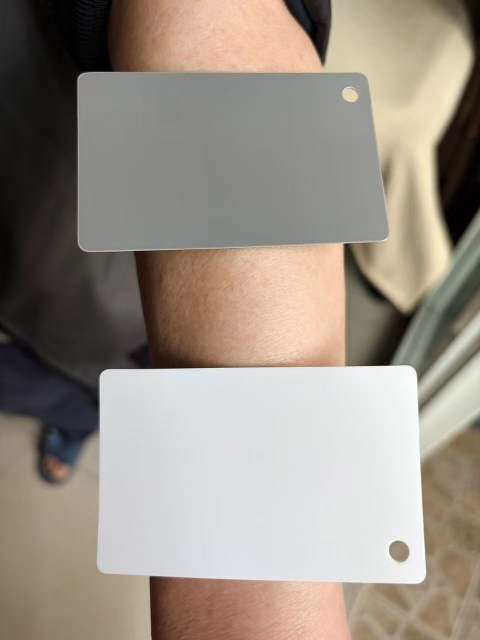
#> input picture data/1.jpg, 960 x 1280 px (shown at 1/2 size); its folder holds only this picture in this run
$ python visualize_data_report.py   (older library calls are emulated)
#> lines starting #> are read from the running program, lines starting #| are printed output that depends on the picture; after the words box and inside, x2 and y2 are one past the last pixel; in counts of white or black regions, pixels touching at a corner belong together
#> in main, image is the input picture: shape (1280, 960, 3); mean B, G, R 133.8, 144.1, 153.5
### ita/core/quality_checker.py
"""
图像质量评估模块

实时检测拍照质量：模糊度、亮度分布、反光、白纸检测、皮肤覆盖、手机倾斜角度。
为拍照引导提供实时反馈。
"""

import cv2
import numpy as np
from typing import Dict, Tuple, Optional


class QualityChecker:
    """图像质量检测器：实时评估拍照是否达标"""

    def __init__(self):
        # 质量阈值
        self.BLUR_THRESHOLD = 80.0        # Laplacian 方差阈值
        self.BRIGHTNESS_MIN = 40.0         # 最低平均亮度
        self.BRIGHTNESS_MAX = 230.0        # 最高平均亮度
        self.BRIGHTNESS_STD_MIN = 20.0     # 亮度标准差最小值（过均匀=过曝）
        self.GLARE_THRESHOLD = 0.03        # 反光面积占比阈值
        self.WHITE_AREA_MIN_RATIO = 0.08   # 白纸最小面积占比
        self.SKIN_AREA_MIN_RATIO = 0.10    # 皮肤最小面积占比
        self.TILT_ANGLE_MAX = 15.0         # 最大允许倾斜角度（度）
        self.OVERLAP_RATIO_MAX = 0.15      # 白纸与皮肤重叠比例上限

    def check_all(self, image: np.ndarray) -> Dict:
        """
        执行全部质量检查

        Args:
            image: BGR 格式输入图像

        Returns:
            质量评估结果字典
        """
        if image is None or image.size == 0:
            return self._empty_result("无效图像")

        checks = {}

        # 1. 模糊检测
        checks["blur"] = self.check_blur(image)

        # 2. 亮度检查
        checks["brightness"] = self.check_brightness(image)

        # 3. 反光检测
        checks["glare"] = self.check_glare(image)

        # 4. 白纸检测
        checks["white_paper"] = self.check_white_paper(image)

        # 5. 皮肤覆盖
        checks["skin_coverage"] = self.check_skin_coverage(
            image, checks["white_paper"].get("mask")
        )

        # 6. 白纸与皮肤重叠检测
        checks["overlap"] = self.check_overlap(
            checks["white_paper"].get("mask"),
            checks["skin_coverage"].get("mask")
        )

        # 7. 手机倾斜检测
        checks["tilt"] = self.check_tilt(checks["white_paper"])

        # 综合评分
        score, ready = self._calculate_score(checks)

        return {
            "score": score,
            "ready": ready,
            "checks": checks,
            "tips": self._generate_tips(checks, ready),
        }

    def check_blur(self, image: np.ndarray) -> Dict:
        """
        检测图像模糊度

        使用 Laplacian 方差法：方差越高越清晰

        Returns:
            {"score": float, "blurry": bool, "variance": float}
        """
        gray = cv2.cvtColor(image, cv2.COLOR_BGR2GRAY)
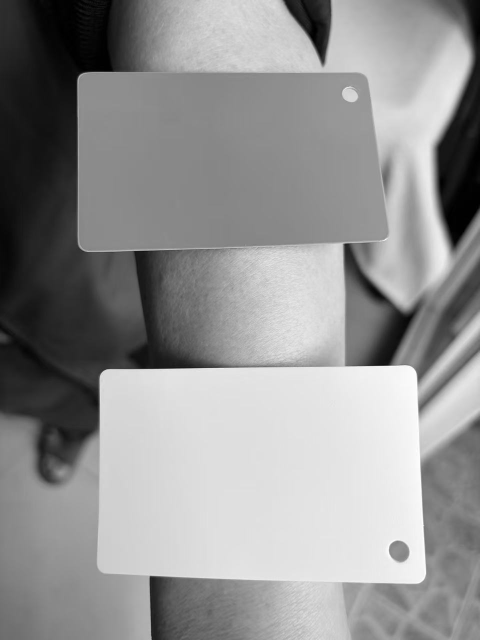
#> gray: shape (1280, 960) (shown at 1/2 size); min 0, max 255, mean 145.7
        variance = cv2.Laplacian(gray, cv2.CV_64F).var()
#> variance = 36.41

        blurry = variance < self.BLUR_THRESHOLD
#> blurry = True
        # 归一化到 0-1（方差越大越好）
        score = min(variance / 300.0, 1.0)
#> score = 0.121

        return {
            "score": round(score, 2),
            "blurry": blurry,
            "variance": round(variance, 1),
        }

    def check_brightness(self, image: np.ndarray) -> Dict:
        """
        检查图像亮度

        检查整体亮度是否在合理范围内，以及是否过曝（亮度过于均匀）

        Returns:
            {"score": float, "level": str, "mean": float, "std": float}
        """
        gray = cv2.cvtColor(image, cv2.COLOR_BGR2GRAY)
        mean_val = np.mean(gray)
#> mean_val = 145.7
        std_val = np.std(gray)
#> std_val = 68.6

        # 判断亮度等级
        if mean_val < self.BRIGHTNESS_MIN:
            level = "too_dark"
            score = 0.2
        elif mean_val > self.BRIGHTNESS_MAX:
            level = "too_bright"
            score = 0.3
        elif std_val < self.BRIGHTNESS_STD_MIN:
            level = "overexposed"  # 过曝导致反差不足
            score = 0.4
        else:
            level = "good"
            # 在合理范围内，越接近中间值分数越高
            ideal = (self.BRIGHTNESS_MAX + self.BRIGHTNESS_MIN) / 2
            deviation = abs(mean_val - ideal) / (self.BRIGHTNESS_MAX - self.BRIGHTNESS_MIN)
#> deviation = 0.0565
            score = max(1.0 - deviation, 0.5)
#> score = 0.943

        return {
            "score": round(score, 2),
            "level": level,
            "mean": round(mean_val, 1),
            "std": round(std_val, 1),
        }

    def check_glare(self, image: np.ndarray) -> Dict:
        """
        检测反光区域

        通过检测过亮的饱和像素区域来判断反光

        Returns:
            {"score": float, "has_glare": bool, "ratio": float}
        """
        hsv = cv2.cvtColor(image, cv2.COLOR_BGR2HSV)
#> hsv: shape (1280, 960, 3); mean H, S, V 42.7, 41.8, 154.7
        h, s, v = cv2.split(hsv)
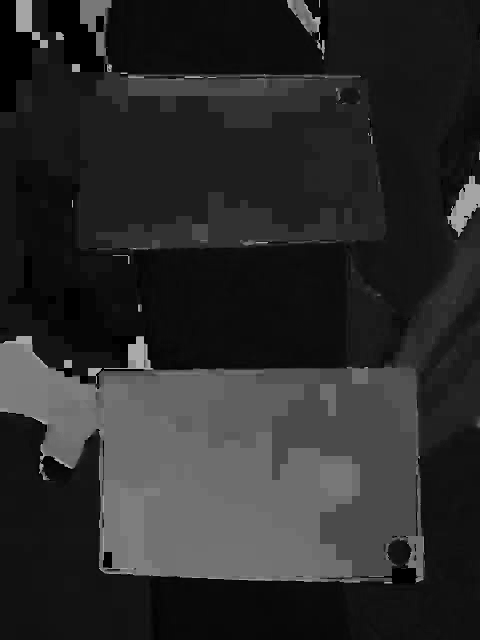
#> h: shape (1280, 960) (shown at 1/2 size); min 0, max 179, mean 42.7
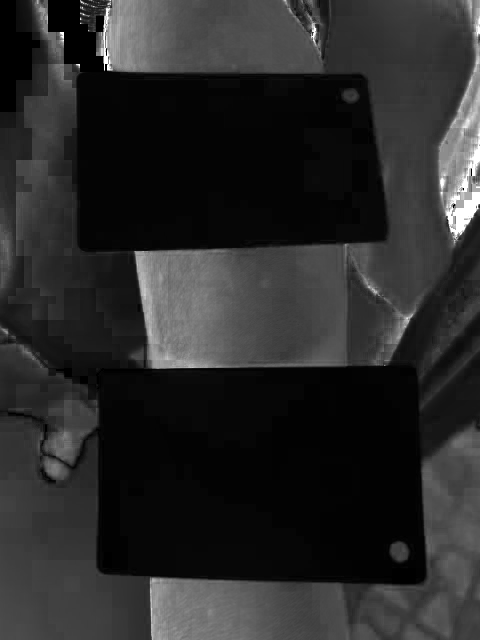
#> s: shape (1280, 960) (shown at 1/2 size); min 0, max 255, mean 41.8

        # 反光区域特征：亮度极高且饱和度低
        glare_mask = (v > 250) & (s < 30)
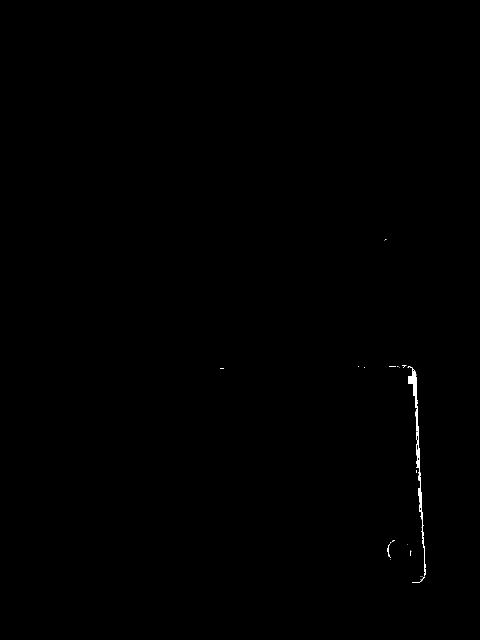
#> glare_mask: shape (1280, 960) bool (shown at 1/2 size); 0.15% white; 30 white regions (25 under 20 px), largest, box (x1, y1, x2, y2) and area: (815, 732, 846, 1049) 1431, (843, 1050, 852, 1153) 190, (837, 976, 839, 1005) 45, (775, 1088, 780, 1114) 44, (824, 1157, 846, 1166) 31
        glare_ratio = np.count_nonzero(glare_mask) / (image.shape[0] * image.shape[1])
#> glare_ratio = 0.0015

        has_glare = glare_ratio > self.GLARE_THRESHOLD
#> has_glare = False
        score = max(1.0 - glare_ratio * 20, 0.0)
#> score = 0.97

        return {
            "score": round(score, 2),
            "has_glare": has_glare,
            "ratio": round(glare_ratio, 4),
        }

    def check_white_paper(self, image: np.ndarray) -> Dict:
        """
        检测白纸区域

        Args:
            image: BGR 格式图像

        Returns:
            {"score": float, "detected": bool, "ratio": float, "mask": np.ndarray}
        """
        hsv = cv2.cvtColor(image, cv2.COLOR_BGR2HSV)
        v_channel = hsv[:, :, 2]

        # 白色区域：高亮度、低饱和度
        _, bright_mask = cv2.threshold(v_channel, 200, 255, cv2.THRESH_BINARY)
#> bright_mask: shape (1280, 960); 36.3% white; 125 white regions (115 under 20 px), largest, box (x1, y1, x2, y2) and area: (195, 716, 960, 1280) 300027, (335, 0, 938, 609) 93060, (455, 485, 690, 732) 50159
        s_channel = hsv[:, :, 1]
        white_mask = cv2.inRange(hsv, np.array([0, 0, 200]), np.array([180, 50, 255]))
#> white_mask: shape (1280, 960); 24.6% white; 65 white regions (47 under 20 px), largest, box (x1, y1, x2, y2) and area: (195, 715, 960, 1168) 282306, (648, 24, 795, 317) 10920, (862, 71, 938, 284) 6006
        combined = cv2.bitwise_and(bright_mask, white_mask)
#> combined: shape (1280, 960); 24.6% white; 64 white regions (46 under 20 px), largest, box (x1, y1, x2, y2) and area: (195, 716, 960, 1168) 282150, (648, 27, 790, 316) 10518, (862, 72, 938, 284) 5937

        # 形态学处理
        kernel_open = cv2.getStructuringElement(cv2.MORPH_ELLIPSE, (5, 5))
        kernel_close = cv2.getStructuringElement(cv2.MORPH_ELLIPSE, (15, 15))
        combined = cv2.morphologyEx(combined, cv2.MORPH_OPEN, kernel_open)
#> combined: shape (1280, 960); 24.4% white; 18 white regions (2 under 20 px), largest, box (x1, y1, x2, y2) and area: (195, 719, 960, 1168) 282088, (649, 32, 782, 189) 9960, (865, 72, 938, 276) 5837
        combined = cv2.morphologyEx(combined, cv2.MORPH_CLOSE, kernel_close)
#> combined: shape (1280, 960); 24.5% white; 13 white regions (2 under 20 px)

        # 找最大连通区域
        contours, _ = cv2.findContours(combined, cv2.RETR_EXTERNAL, cv2.CHAIN_APPROX_SIMPLE)
#> contours = 13 contours, 4 with area under 20; largest, box (x1, y1, x2, y2) and area: (195, 719, 960, 1168) 282536, (649, 32, 782, 212) 10104, (865, 72, 938, 276) 5782, (861, 638, 960, 759) 1411, (874, 528, 897, 560) 200
        area_ratio = 0.0
        mask = None

        if contours:
            max_contour = max(contours, key=cv2.contourArea)
#> max_contour = contour of 310 points, box (x1, y1, x2, y2) (195, 719, 960, 1168), area 282536
            area_ratio = cv2.contourArea(max_contour) / (image.shape[0] * image.shape[1])
#> area_ratio = 0.23
            mask = np.zeros_like(combined)
            cv2.drawContours(mask, [max_contour], -1, 255, -1)
#> mask: shape (1280, 960); 23.1% white; 1 white region, box (x1, y1, x2, y2) and area: (195, 719, 960, 1168) 283720

        detected = area_ratio >= self.WHITE_AREA_MIN_RATIO
#> detected = True
        score = min(area_ratio / 0.20, 1.0) if detected else area_ratio / self.WHITE_AREA_MIN_RATIO
#> score = 1

        return {
            "score": round(min(score, 1.0), 2),
            "detected": detected,
            "ratio": round(area_ratio, 4),
            "mask": mask,
        }

    def check_skin_coverage(
        self,
        image: np.ndarray,
        white_mask: Optional[np.ndarray] = None
    ) -> Dict:
        """
        检测皮肤覆盖面积

        Args:
            image: BGR 格式图像
            white_mask: 白纸掩码（用于排除）

        Returns:
            {"score": float, "detected": bool, "ratio": float, "mask": np.ndarray}
        """
        ycbcr = cv2.cvtColor(image, cv2.COLOR_BGR2YCrCb)
#> ycbcr: shape (1280, 960, 3); mean of channels 0, 1, 2 145.7, 133.5, 121.3
        hsv = cv2.cvtColor(image, cv2.COLOR_BGR2HSV)
        y, cb, cr = cv2.split(ycbcr)
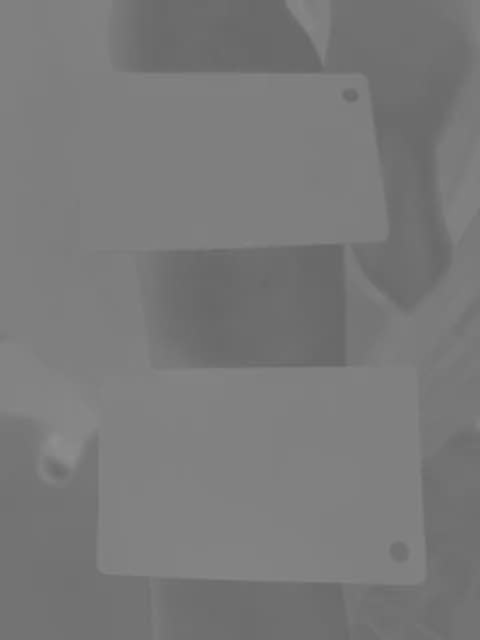
#> cr: shape (1280, 960) (shown at 1/2 size); min 102, max 144, mean 121.3
        h, s, v = cv2.split(hsv)

        # YCbCr 肤色范围
        cb_mask = cv2.inRange(cb, 77, 177)
#> cb_mask: shape (1280, 960); every value is 255
        cr_mask = cv2.inRange(cr, 100, 180)
        ycbcr_skin = cv2.bitwise_and(cb_mask, cr_mask)

        # HSV 辅助
        h_mask = cv2.inRange(h, 0, 50)
#> h_mask: shape (1280, 960); 73.2% white; 116 black regions (76 under 20 px), largest, box (x1, y1, x2, y2) and area: (0, 672, 849, 1167) 296863, (240, 148, 722, 192) 13966, (160, 0, 223, 144) 3902
        s_mask = cv2.inRange(s, 20, 180)
#> s_mask: shape (1280, 960); 56.8% white; 185 black regions (139 under 20 px), largest, box (x1, y1, x2, y2) and area: (96, 641, 852, 1169) 282884, (94, 0, 774, 505) 218838, (0, 0, 80, 224) 11903
        hsv_skin = cv2.bitwise_and(h_mask, s_mask)
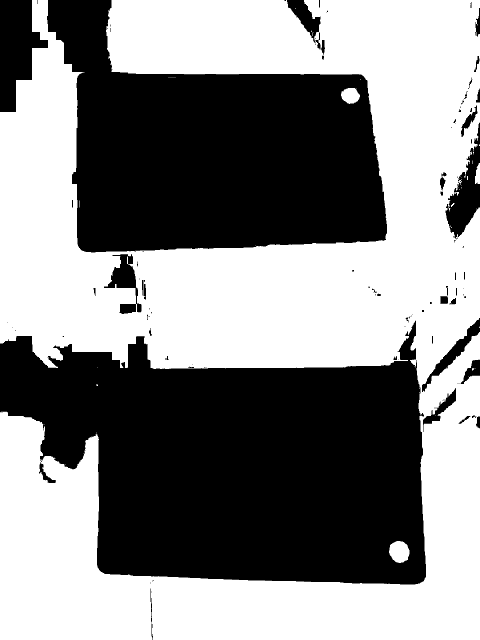
#> hsv_skin: shape (1280, 960) (shown at 1/2 size); 53.5% white; 113 black regions (65 under 20 px), largest, box (x1, y1, x2, y2) and area: (0, 641, 852, 1169) 314423, (94, 0, 774, 505) 222694, (0, 0, 96, 224) 13056

        skin_mask = cv2.bitwise_and(ycbcr_skin, hsv_skin)

        # 排除白纸区域（扩大边缘）
        if white_mask is not None:
            kernel = cv2.getStructuringElement(cv2.MORPH_ELLIPSE, (30, 30))
            expanded_white = cv2.dilate(white_mask, kernel)
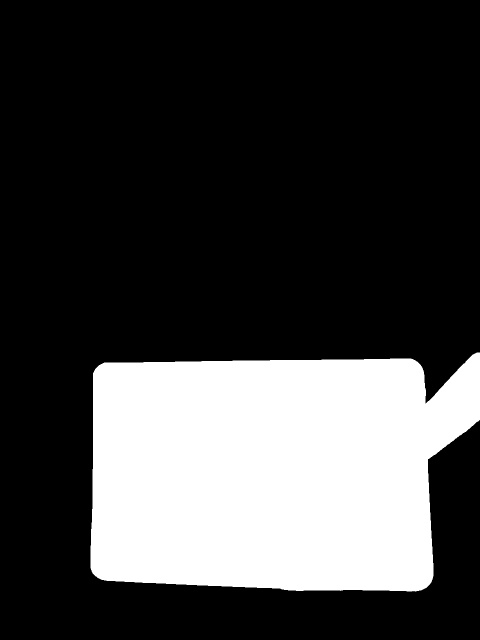
#> expanded_white: shape (1280, 960) (shown at 1/2 size); 25.9% white; 1 white region, box (x1, y1, x2, y2) and area: (181, 705, 960, 1183) 318264
            skin_mask = cv2.bitwise_and(skin_mask, cv2.bitwise_not(expanded_white))
#> skin_mask: shape (1280, 960); 50.3% white; 91 black regions (51 under 20 px), largest, box (x1, y1, x2, y2) and area: (0, 636, 960, 1183) 359065, (94, 0, 774, 505) 222694, (0, 0, 96, 224) 13056

        # 排除过暗区域
        dark_mask = cv2.inRange(v, 0, 40)
#> dark_mask: shape (1280, 960); 11.3% white; 37 white regions (23 under 20 px), largest, box (x1, y1, x2, y2) and area: (0, 0, 231, 819) 105031, (878, 0, 960, 492) 21051, (571, 0, 652, 114) 3917
#> (the rest of the program and of its run is left out)
